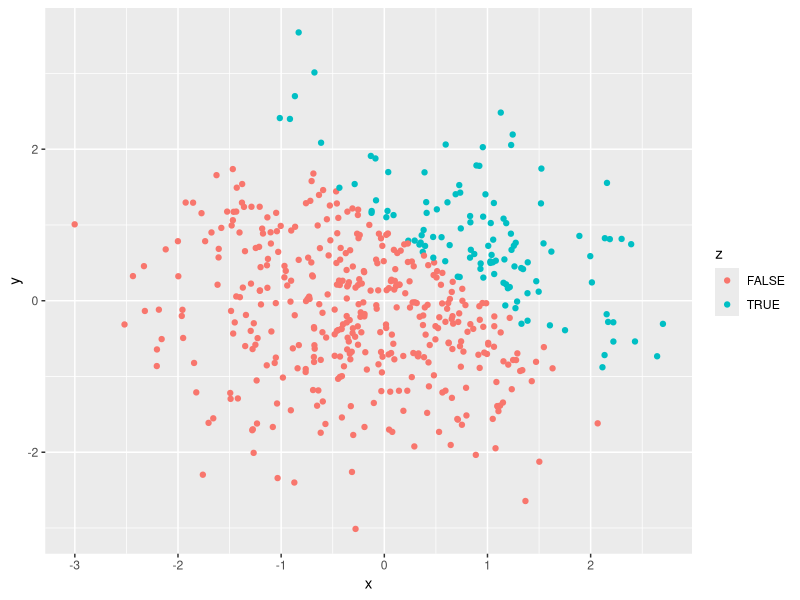
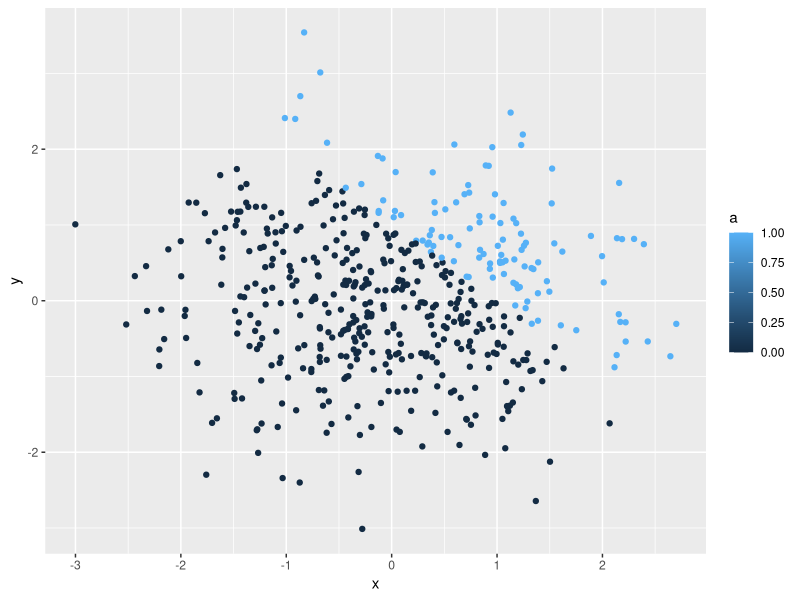
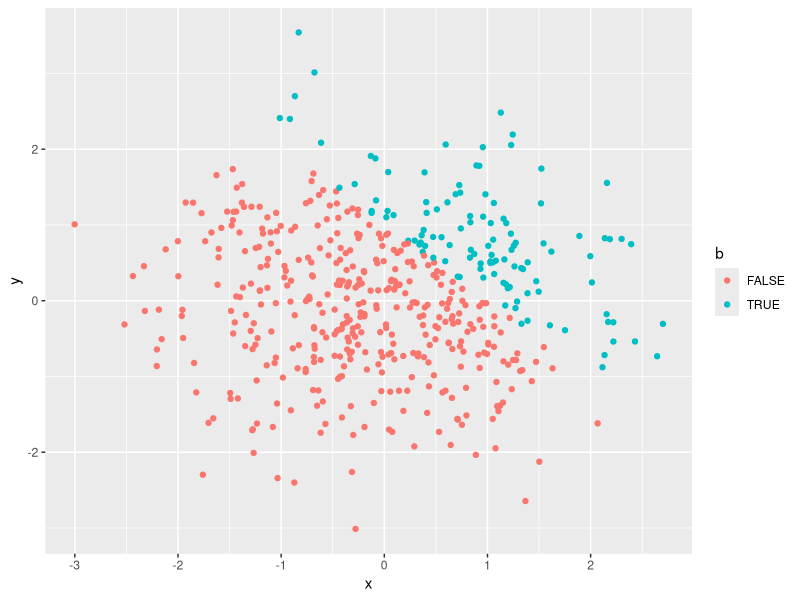
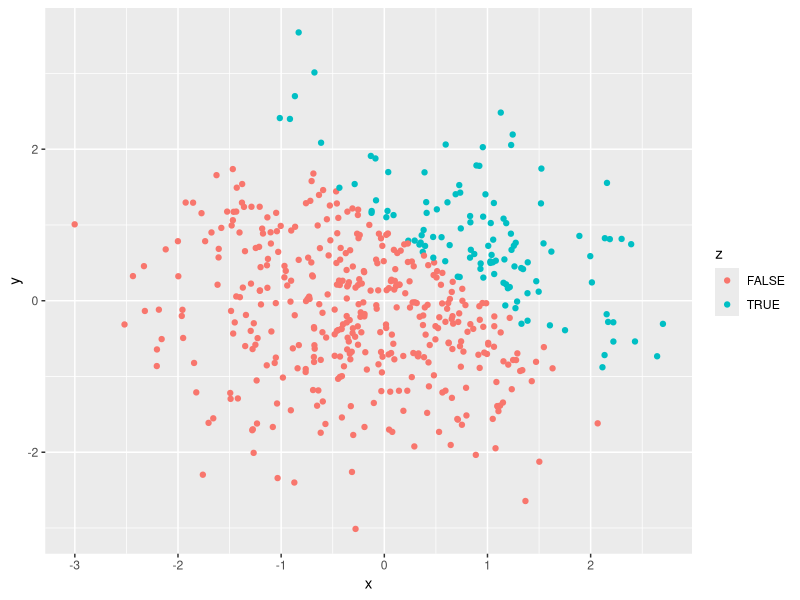

Here is the R script that generated these plots, in order:
## ---- chunk 1
library(tidyverse)
set.seed(1)
# Question: Is this set.seed() here necessary?
# Question: Can I just get any character/factor vector? Or something else is required?
Part1Question1 = tibble(
  x = rnorm(8),
  y = x > 0,
  z = c("rnorm1", "rnorm2", "rnorm3", "rnorm4", "rnorm5", "rnorm6", "rnorm7", "rnorm8"),
  a = factor(c("level1", "level2","level3", "level1", "level2", "level3", "level1", "level2")))

# Question: Is this correct and am I on the right track?

# Now take the mean of each vector in the data frame.

mean_x = mean(pull(Part1Question1, x))
mean_y = mean(pull(Part1Question1, y))
mean_z = mean(pull(Part1Question1, z))
mean_a = mean(pull(Part1Question1, a))

## ---- chunk 2

# Now use the as.numeric function.
# Show the chuck but not the output.

 # Question: How do I keep both the name of the code chuck and the command together?
 # Question: What if I want to only hide the result of as.numeric part?
########################
# separate this part to hide the result but show the code chuck.

numeric_y = as.numeric(pull(Part1Question1, y)) 
numeric_z = as.numeric(pull(Part1Question1, z))
numeric_a = as.numeric(pull(Part1Question1, a))

## ---- chunk 3


numeric_y_1 = numeric_y * pull(Part1Question1, x)
    # Question: What do the question mean by random sample by the result?
factor_y = as.factor(pull(Part1Question1, y))

####### ATTENTION #########
factor_y_1 = factor_y * pull(Part1Question1, x)
###########################

numeric_y_2 = as.numeric(factor_y_1)
numeric_y_3 = numeric_y_2 * pull(Part1Question1, x)

## ---- chunk 4

set.seed(10)
# Question: Do I need another set.seed()?
# If I have a set.seed() here will it make x and y the same outputs?

Question2 = tibble(
  x = rnorm(500),
  y = rnorm(500),
  z = x + y > 1,
  a = as.numeric(z),
  b = as.factor(z))

# Dataframe created.

zcount = pull(Question2, z)

## ---- chunk 5
# Question: How do I find proportion?
# Question solved. Refer to the code above.

# When I used prop.table(table(pull(Question2, z)))
# Here the error message is :
  ### Error in table(Question2, z): object 'z' not found Calls: <Anonymous> ... withVisible -> eval -> eval -> prop.table -> pull -> table Execution halted
# However, this updated version does run, but gave me two numbers in return but this should be one only.
# WHY????
# Still wonder about prop.table()

# Scatterplot:
## Question: Does this mean y vs x? OR x vs y?
## Question Solved. 
## Question: Can I directly use x and y in this ggplot function?
ggplot(Question2, aes(x = x, y = y, color = z)) + geom_point()
ggsave("scatterplot1.jpg")

ggplot(Question2, aes(x = x, y = y, color = a)) + geom_point()
ggplot(Question2, aes(x = x, y = y, color = b)) + geom_point()

#####
# What is "color points using the logical variable (adding color = ... inside of aes in your ggplot code should help). Make a second and third scatterplot that color points using the numeric and factor variables, respectively, and comment on the color scales."
# What is "Export your first scatterplot to your project directory using ggsave."
## Question Solved.
##### 
